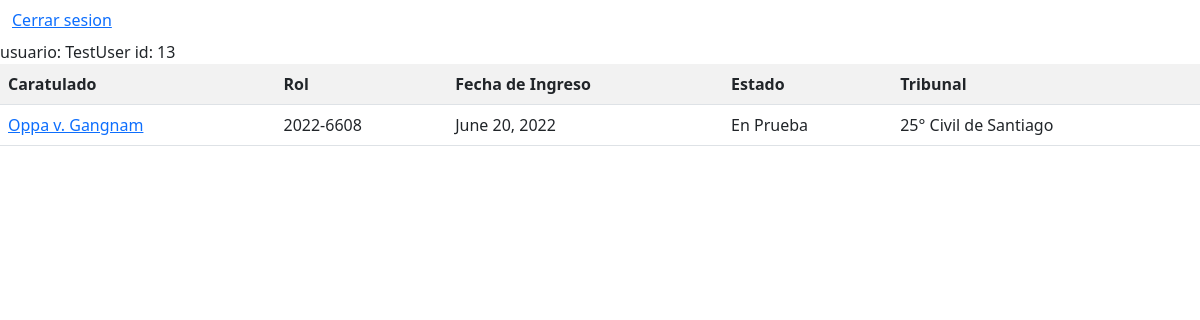
The app's page /panel (signed in), older data.
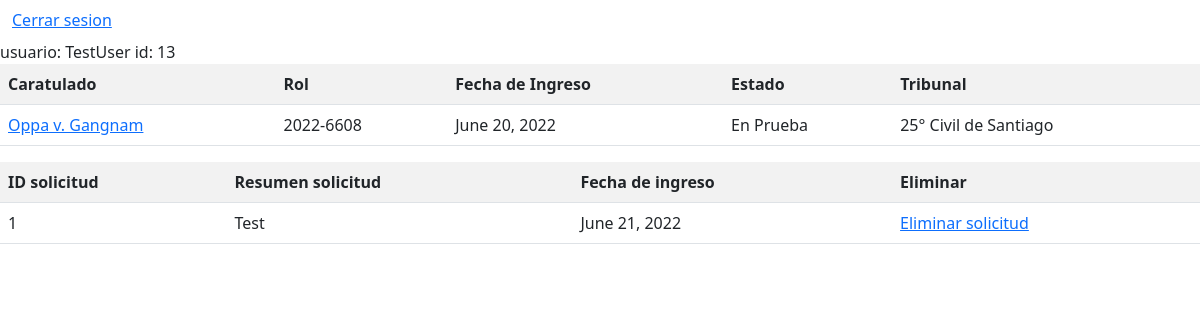
The same page, newer data.
### core/models.py (models this page shows, shortened)
class Causa(models.Model):
    caratulado = models.CharField(max_length=200, verbose_name="Caratulado de la causa")
    rol = models.CharField(max_length=100, verbose_name="Rol de la causa")
    fecha_ingreso = models.DateField()
    estado = models.CharField(max_length=100, verbose_name="Estado de la causa")
    abogados = models.ManyToManyField(Abogado)
    tribunal = models.ForeignKey(Tribunal, on_delete=models.CASCADE)
    contrato = models.ForeignKey(Contrato, on_delete=models.CASCADE)
    clientes = models.ManyToManyField(Cliente)

class Tribunal(models.Model):
    nombre = models.CharField(max_length=150, verbose_name="Nombre del tribunal")
    corte = models.ForeignKey(Corte, on_delete=models.CASCADE)
    def __str__(self):
        return self.nombre

class SolicitudServicio(models.Model):
    solicitante = models.ForeignKey(User, on_delete=models.CASCADE)
    resumen_solicitud = models.CharField(max_length=200, verbose_name="Resumen de la solicitud, maximo 200 caracteres")
    solicitud = models.TextField(verbose_name="Describa con mayor detalle la solicitud")
    fecha_solicitud = models.DateField(auto_now=True, editable=False)

### core/views.py (the view)
# urls.py: path('panel', views.panel_control, name='panel'),
def panel_control(request):
    usuario_actual = request.user.id
    if request.user.cliente.is_abogado:
        causas = Causa.objects.all()
        datos = {
        'causas' : causas,
        'usuario': usuario_actual
    }
    else:
        causas = Causa.objects.all().filter(clientes__usuario__id=usuario_actual)
        solicitudes = SolicitudServicio.objects.all().filter(solicitante__id=usuario_actual)
        datos = {
            'causas' : causas,
            'usuario': usuario_actual,
            'solicitudes' : solicitudes
        }
    return render(request, 'panel_cliente.html', datos)

### core/templates/panel_cliente.html (shortened to what this page needs)
{% load static %}
<!DOCTYPE html>
<html>
<head>
    <link href="{% static 'css/bootstrap.css' %}" rel="stylesheet" />
</head>
<body>
    <nav class="navbar">
        <div class="container-fluid">
            <ul class="navbar-nav">
                {% if user.is_authenticated %}
                <li class="nav-item">
                    <a href="{% url 'logout' %}">Cerrar sesion</a>
                </li>
                {% endif %}
            </ul>
        </div>
    </nav>
    usuario: {{user}}
    id: {{usuario}}
    <table class="table table-striped">
        <tr>
            <th>Caratulado</th>
            <th>Rol</th>
            <th>Fecha de Ingreso</th>
            <th>Estado</th>
            <th>Tribunal</th>
        </tr>
        {% for c in causas %}
        <tr>
            <td><a href="{% url 'causa' c.id %}">{{c.caratulado}}</a></td>
            <td>{{c.rol}}</td>
            <td>{{c.fecha_ingreso}}</td>
            <td>{{c.estado}}</td>
            <td>{{c.tribunal}}</td>
        </tr>
        {% endfor %}
    </table>
    {% if solicitudes %}
    <table class="table table-striped">
        <tr>
            <th>ID solicitud</th>
            <th>Resumen solicitud</th>
            <th>Fecha de ingreso</th>
            <th>Eliminar</th>
        </tr>
        {% for s in solicitudes %}
        <tr>
            <td>{{s.id}}</td>
            <td>{{s.resumen_solicitud}}</td>
            <td>{{s.fecha_solicitud}}</td>
            <td><a href="{% url 'del_solicitud' s.id %}">Eliminar solicitud</a></td>
        </tr>
        {% endfor %}
    </table>
    {% endif %}
</body>
</html>

Row changes from the older to the newer data that the page shows:
added SolicitudServicio: id "1", resumen_solicitud "Test", fecha_solicitud "June 21, 2022"
Text that changed along with them:
text now shown: "ID solicitud Resumen solicitud Fecha de ingreso Eliminar"
